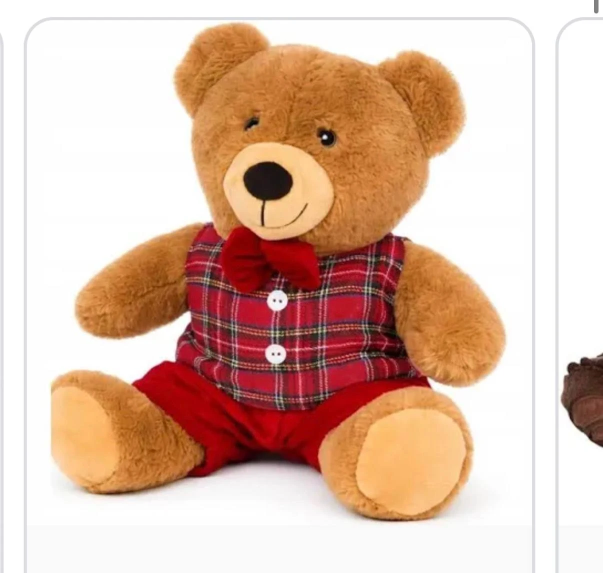
#> input picture art-src/mis-tomasz.webp, 1206 x 1146 px (shown at 1/2 size)
$ python cut_pati.py mis-tomasz.webp out
#> lines starting #> are read from the running program, lines starting #| are printed output that depends on the picture; after the words box and inside, x2 and y2 are one past the last pixel; in counts of white or black regions, pixels touching at a corner belong together
# Wycina Pati (widok z przodu) z arkusza, usuwa białe tło i robi klatkę mrugnięcia.
import sys
import numpy as np
from PIL import Image, ImageDraw

sheet = Image.open(sys.argv[1]).convert('RGB')
#> sheet is the input picture: PIL image 1206x1146 RGB; mean R, G, B 221.4, 187.7, 171
out_dir = sys.argv[2]
X0, Y0, X1, Y1 = 68, 60, 402, 980
im = np.array(sheet.crop((X0, Y0, X1, Y1))).astype(int)
H, W, _ = im.shape
#> H = 920; W = 334

mn, mx = im.min(axis=2), im.max(axis=2)
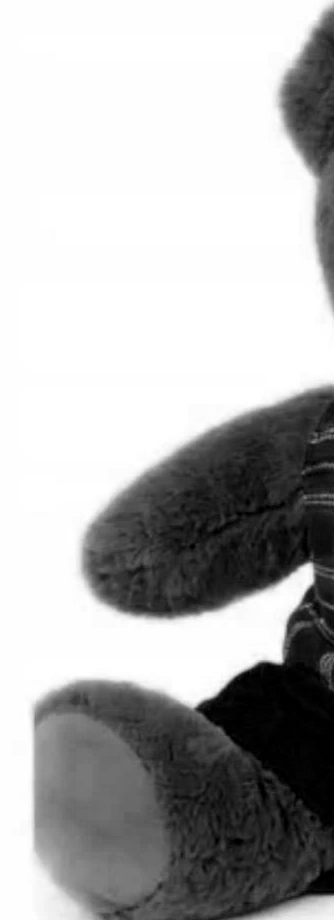
#> mn: shape (920, 334) int64; min 0, max 255, mean 177.8
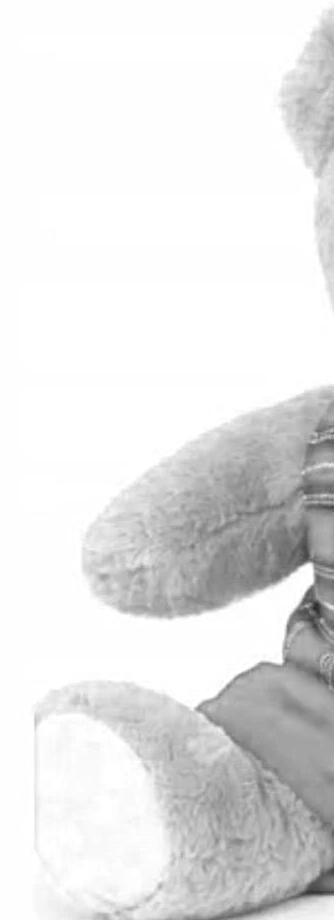
#> mx: shape (920, 334) int64; min 37, max 255, mean 229.4
whiteish = (mn > 212) & (mx - mn < 34)
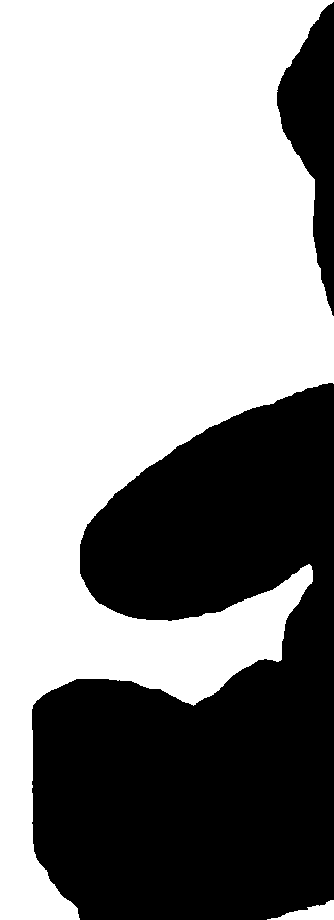
#> whiteish: shape (920, 334) bool; 59.8% white; 2 black regions, box (x1, y1, x2, y2) and area: (32, 383, 334, 920) 114629, (277, 2, 334, 316) 8918

# tło = białe piksele połączone z krawędzią obrazka
bg = np.zeros((H, W), bool)
bg[0, :] = whiteish[0, :]; bg[-1, :] = whiteish[-1, :]
#> after `bg[0, :] = whiteish[0, :]`: bg: shape (920, 334) bool; 0.11% white in thin lines or dots, all inside (x1, y1, x2, y2) = (0, 0, 334, 1)
bg[:, 0] = whiteish[:, 0]; bg[:, -1] = whiteish[:, -1]
#> after `bg[:, 0] = whiteish[:, 0]`: bg: shape (920, 334) bool; 0.46% white in thin lines or dots
#> after `bg[:, -1] = whiteish[:, -1]`: bg: shape (920, 334) bool; 0.48% white in thin lines or dots
while True:
    n = bg.copy()
    n[1:, :] |= bg[:-1, :]; n[:-1, :] |= bg[1:, :]
    n[:, 1:] |= bg[:, :-1]; n[:, :-1] |= bg[:, 1:]
    n &= whiteish
    if (n == bg).all():
        break
    bg = n
#> this loop made 367 passes
#> pass 1, `n &= whiteish`:
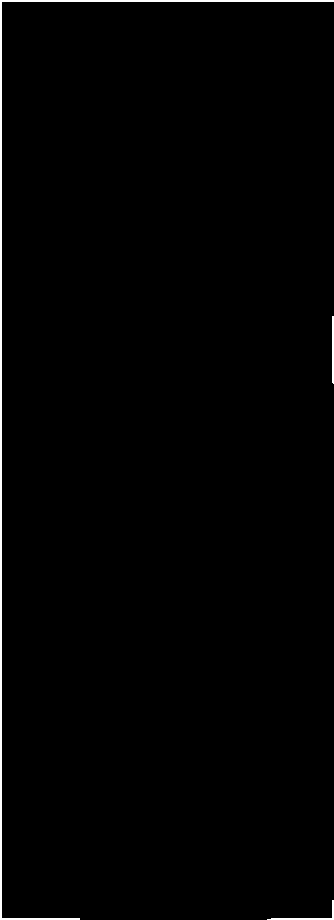
#> n: shape (920, 334) bool; 0.96% white; 3 white regions, box (x1, y1, x2, y2) and area: (0, 0, 334, 920) 2660, (267, 900, 334, 920) 166, (332, 316, 334, 384) 135

# zamknięte białe dziury w ciele (np. między ręką a tułowiem), ale nie w twarzy
seen = np.zeros_like(bg)
for sy in range(300, H):
    for sx in range(W):
        if whiteish[sy, sx] and not bg[sy, sx] and not seen[sy, sx]:
            stack, comp = [(sy, sx)], []
            seen[sy, sx] = True
            while stack:
                y, x = stack.pop()
                comp.append((y, x))
                for ny, nx in ((y + 1, x), (y - 1, x), (y, x + 1), (y, x - 1)):
                    if 0 <= ny < H and 0 <= nx < W and whiteish[ny, nx] and not seen[ny, nx]:
                        seen[ny, nx] = True
                        stack.append((ny, nx))
            if len(comp) > 120:
                for y, x in comp:
                    bg[y, x] = True
#> seen: shape (920, 334) bool; every value is 0

# jasna obwódka po białym tle
near = np.zeros_like(bg)
near[1:, :] |= bg[:-1, :]; near[:-1, :] |= bg[1:, :]
#> after `near[1:, :] |= bg[:-1, :]`: near: shape (920, 334) bool; 59.7% white; 3 black regions, box (x1, y1, x2, y2) and area: (32, 384, 334, 920) 114442, (277, 3, 334, 317) 8918, (0, 0, 334, 1) 334
near[:, 1:] |= bg[:, :-1]; near[:, :-1] |= bg[:, 1:]
#> after `near[:, 1:] |= bg[:, :-1]`:
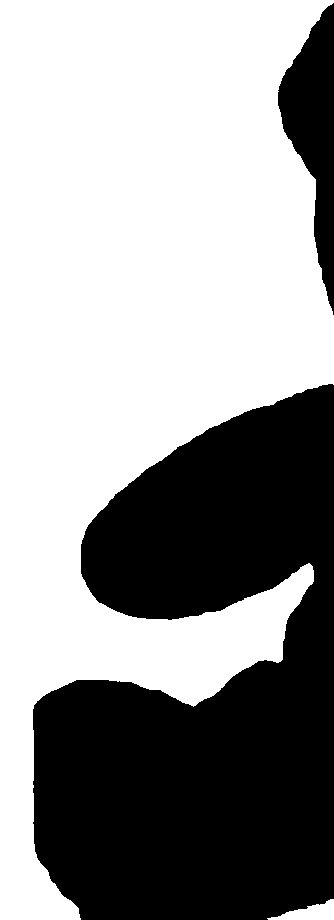
#> near: shape (920, 334) bool; 60.3% white; 2 black regions, box (x1, y1, x2, y2) and area: (33, 384, 334, 920) 113445, (278, 3, 334, 315) 8596
#> after `near[:, :-1] |= bg[:, 1:]`: near: shape (920, 334) bool; 60.3% white; 2 black regions, box (x1, y1, x2, y2) and area: (33, 384, 334, 920) 113437, (278, 3, 334, 315) 8596
halo = near & ~bg & (mn > 175)
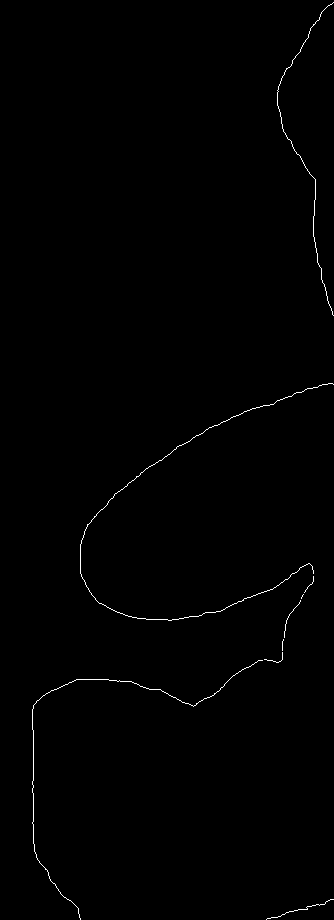
#> halo: shape (920, 334) bool; 0.49% white in thin lines or dots
alpha = np.where(bg | halo, 0, 255)
#> alpha: shape (920, 334) int64; 39.7% white; 2 white regions, box (x1, y1, x2, y2) and area: (33, 384, 334, 920) 113444, (278, 3, 334, 315) 8596

rgba = np.dstack([im, alpha]).astype(np.uint8)
Image.fromarray(rgba).save(f'{out_dir}/pati.webp', quality=92, method=6)

# --- mrugnięcie: oczy zamalowane skórą + linia zamkniętych rzęs ---
blink = rgba.copy()
def eye(cx, cy, rx, ry, skin_at, lash):
#> called with cx = 121, cy = 164, rx = 23, ry = 19, skin_at = (118, 189)
    sx, sy = skin_at
    skin = im[sy - 2:sy + 2, sx - 2:sx + 2].reshape(-1, 3).mean(axis=0)
#> skin = [254, 254, 254]
    for y in range(int(cy - ry), int(cy + ry) + 1):
        for x in range(int(cx - rx), int(cx + rx) + 1):
            if ((x - cx) / rx) ** 2 + ((y - cy) / ry) ** 2 > 1:
                continue
            r, g, b = im[y, x]
            frame = r > 85 and g < 120 and r - b > 80 and r > g + 48
            if not frame:
                blink[y, x, :3] = skin
    img = Image.fromarray(blink)
    d = ImageDraw.Draw(img)
    d.line(lash, fill=(58, 34, 26, 255), width=4, joint='curve')
    return np.array(img)

# współrzędne w wyciętym obrazku (arkusz minus X0/Y0)
blink = eye(189 - X0, 224 - Y0, 23, 19, (186 - X0, 249 - Y0),
            [(166 - X0, 222 - Y0), (176 - X0, 229 - Y0), (190 - X0, 232 - Y0), (203 - X0, 230 - Y0), (211 - X0, 225 - Y0)])
blink = eye(275 - X0, 247 - Y0, 25, 20, (272 - X0, 268 - Y0),
            [(250 - X0, 241 - Y0), (261 - X0, 249 - Y0), (276 - X0, 252 - Y0), (290 - X0, 250 - Y0), (300 - X0, 244 - Y0)])
#> call 2 of eye, with cx = 207, cy = 187, rx = 25, ry = 20, skin_at = (204, 208)
#> in eye (call 2), `skin = im[sy - 2:sy + 2, sx - 2:sx + 2].reshape(-1, 3).mean(axis=0)`: skin = [255, 255, 255]
#> after the loop in eye (call 2), `for y in range(int(cy - ry), int(cy + ry) + 1):`:
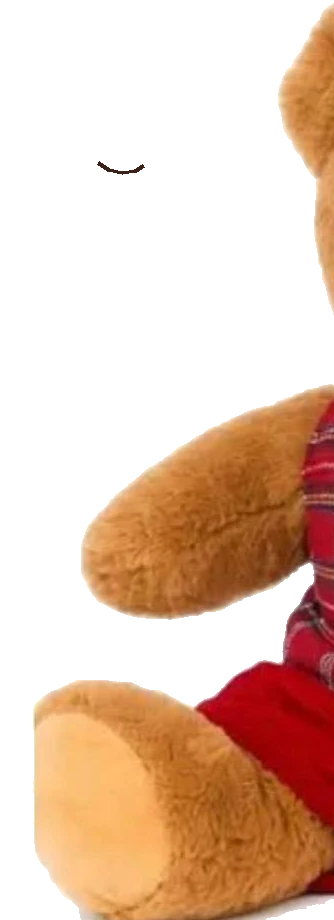
#> blink: shape (920, 334, 4); mean of channels 0, 1, 2, 3 229.2, 197.9, 178.3, 101.4; transparent parts drawn white
Image.fromarray(blink).save(f'{out_dir}/pati-blink.webp', quality=92, method=6)
print('size', W, H)
#| size 334 920
